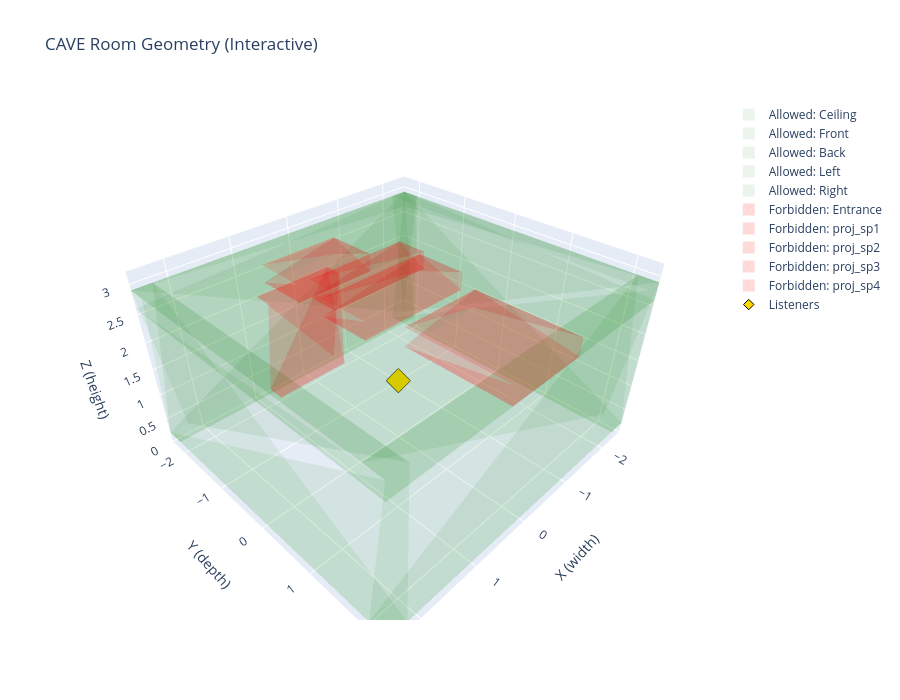

The cell this chart's notebook holds for it:
### Code cell
# =====================================================================
# Room Geometry -- Interactive 3D (Plotly)
# =====================================================================

fig_room_3d = go.Figure(
    data=plotly_room_traces(listeners=listener_positions),
    layout=plotly_3d_layout(
        title='CAVE Room Geometry (Interactive)',
        xrange=[-W-0.5, W+0.5], yrange=[-D-0.5, D+0.5], zrange=[0, H+0.8]))
fig_room_3d.show()

### Figure 1 — Plotly figure (JSON) as saved in the notebook; plotly's stock layout.template omitted (floating-point values rounded to 4 significant figures)
{"data": [{"color": "green", "i": [0, 0, 4, 4, 0, 0, 2, 2, 0, 0, 1, 1], "j": [1, 2, 5, 6, 1, 4, 3, 7, 3, 4, 2, 5], "k": [2, 3, 6, 7, 4, 5, 7, 6, 4, 7, 6, 5], "name": "Allowed: Ceiling", "opacity": 0.08, "showlegend": true, "type": "mesh3d", "x": [-2.52, 2.52, 2.52, -2.52, -2.52, 2.52, 2.52, -2.52], "y": [-2.365, -2.365, 2.365, 2.365, -2.365, -2.365, 2.365, 2.365], "z": [2.6, 2.6, 2.6, 2.6, 2.9, 2.9, 2.9, 2.9]}, {"color": "green", "i": [0, 0, 4, 4, 0, 0, 2, 2, 0, 0, 1, 1], "j": [1, 2, 5, 6, 1, 4, 3, 7, 3, 4, 2, 5], "k": [2, 3, 6, 7, 4, 5, 7, 6, 4, 7, 6, 5], "name": "Allowed: Front", "opacity": 0.08, "showlegend": true, "type": "mesh3d", "x": [-2.52, 2.52, 2.52, -2.52, -2.52, 2.52, 2.52, -2.52], "y": [-2.365, -2.365, -2.065, -2.065, -2.365, -2.365, -2.065, -2.065], "z": [0.2, 0.2, 0.2, 0.2, 2.9, 2.9, 2.9, 2.9]}, {"color": "green", "i": [0, 0, 4, 4, 0, 0, 2, 2, 0, 0, 1, 1], "j": [1, 2, 5, 6, 1, 4, 3, 7, 3, 4, 2, 5], "k": [2, 3, 6, 7, 4, 5, 7, 6, 4, 7, 6, 5], "name": "Allowed: Back", "opacity": 0.08, "showlegend": true, "type": "mesh3d", "x": [-2.52, 2.52, 2.52, -2.52, -2.52, 2.52, 2.52, -2.52], "y": [2.065, 2.065, 2.365, 2.365, 2.065, 2.065, 2.365, 2.365], "z": [0.2, 0.2, 0.2, 0.2, 2.9, 2.9, 2.9, 2.9]}, {"color": "green", "i": [0, 0, 4, 4, 0, 0, 2, 2, 0, 0, 1, 1], "j": [1, 2, 5, 6, 1, 4, 3, 7, 3, 4, 2, 5], "k": [2, 3, 6, 7, 4, 5, 7, 6, 4, 7, 6, 5], "name": "Allowed: Left", "opacity": 0.08, "showlegend": true, "type": "mesh3d", "x": [-2.52, -2.22, -2.22, -2.52, -2.52, -2.22, -2.22, -2.52], "y": [-2.365, -2.365, 2.365, 2.365, -2.365, -2.365, 2.365, 2.365], "z": [0.2, 0.2, 0.2, 0.2, 2.9, 2.9, 2.9, 2.9]}, {"color": "green", "i": [0, 0, 4, 4, 0, 0, 2, 2, 0, 0, 1, 1], "j": [1, 2, 5, 6, 1, 4, 3, 7, 3, 4, 2, 5], "k": [2, 3, 6, 7, 4, 5, 7, 6, 4, 7, 6, 5], "name": "Allowed: Right", "opacity": 0.08, "showlegend": true, "type": "mesh3d", "x": [2.22, 2.52, 2.52, 2.22, 2.22, 2.52, 2.52, 2.22], "y": [-2.365, -2.365, 2.365, 2.365, -2.365, -2.365, 2.365, 2.365], "z": [0.2, 0.2, 0.2, 0.2, 2.9, 2.9, 2.9, 2.9]}, {"color": "red", "i": [0, 0, 4, 4, 0, 0, 2, 2, 0, 0, 1, 1], "j": [1, 2, 5, 6, 1, 4, 3, 7, 3, 4, 2, 5], "k": [2, 3, 6, 7, 4, 5, 7, 6, 4, 7, 6, 5], "name": "Forbidden: Entrance", "opacity": 0.15, "showlegend": true, "type": "mesh3d", "x": [-0.7, 0.7, 0.7, -0.7, -0.7, 0.7, 0.7, -0.7], "y": [-2.365, -2.365, -2.065, -2.065, -2.365, -2.365, -2.065, -2.065], "z": [0, 0, 0, 0, 2, 2, 2, 2]}, {"color": "red", "i": [0, 0, 4, 4, 0, 0, 2, 2, 0, 0, 1, 1], "j": [1, 2, 5, 6, 1, 4, 3, 7, 3, 4, 2, 5], "k": [2, 3, 6, 7, 4, 5, 7, 6, 4, 7, 6, 5], "name": "Forbidden: proj_sp1", "opacity": 0.15, "showlegend": true, "type": "mesh3d", "x": [-0.4, 0.9, 0.9, -0.4, -0.4, 0.9, 0.9, -0.4], "y": [-1.765, -1.765, -0.965, -0.965, -1.765, -1.765, -0.965, -0.965], "z": [2.6, 2.6, 2.6, 2.6, 2.9, 2.9, 2.9, 2.9]}, {"color": "red", "i": [0, 0, 4, 4, 0, 0, 2, 2, 0, 0, 1, 1], "j": [1, 2, 5, 6, 1, 4, 3, 7, 3, 4, 2, 5], "k": [2, 3, 6, 7, 4, 5, 7, 6, 4, 7, 6, 5], "name": "Forbidden: proj_sp2", "opacity": 0.15, "showlegend": true, "type": "mesh3d", "x": [-1, 0.7, 0.7, -1, -1, 0.7, 0.7, -1], "y": [-0.965, -0.965, -0.465, -0.465, -0.965, -0.965, -0.465, -0.465], "z": [2.6, 2.6, 2.6, 2.6, 2.9, 2.9, 2.9, 2.9]}, {"color": "red", "i": [0, 0, 4, 4, 0, 0, 2, 2, 0, 0, 1, 1], "j": [1, 2, 5, 6, 1, 4, 3, 7, 3, 4, 2, 5], "k": [2, 3, 6, 7, 4, 5, 7, 6, 4, 7, 6, 5], "name": "Forbidden: proj_sp3", "opacity": 0.15, "showlegend": true, "type": "mesh3d", "x": [-0.9, 0.9, 0.9, -0.9, -0.9, 0.9, 0.9, -0.9], "y": [-0.465, -0.465, 0.335, 0.335, -0.465, -0.465, 0.335, 0.335], "z": [2.6, 2.6, 2.6, 2.6, 2.9, 2.9, 2.9, 2.9]}, {"color": "red", "i": [0, 0, 4, 4, 0, 0, 2, 2, 0, 0, 1, 1], "j": [1, 2, 5, 6, 1, 4, 3, 7, 3, 4, 2, 5], "k": [2, 3, 6, 7, 4, 5, 7, 6, 4, 7, 6, 5], "name": "Forbidden: proj_sp4", "opacity": 0.15, "showlegend": true, "type": "mesh3d", "x": [-0.65, 0.65, 0.65, -0.65, -0.65, 0.65, 0.65, -0.65], "y": [0.765, 0.765, 2.365, 2.365, 0.765, 0.765, 2.365, 2.365], "z": [2.6, 2.6, 2.6, 2.6, 2.9, 2.9, 2.9, 2.9]}, {"marker": {"color": "gold", "line": {"color": "black", "width": 1}, "size": 8, "symbol": "diamond"}, "mode": "markers", "name": "Listeners", "type": "scatter3d", "x": [0.0], "y": [0.0], "z": [1.2]}], "layout": {"height": 700, "scene": {"aspectmode": "data", "xaxis": {"range": [-2.52, 2.52], "title": {"text": "X (width)"}}, "yaxis": {"range": [-2.365, 2.365], "title": {"text": "Y (depth)"}}, "zaxis": {"range": [0, 3.2], "title": {"text": "Z (height)"}}}, "title": {"text": "CAVE Room Geometry (Interactive)"}, "width": 900}}
